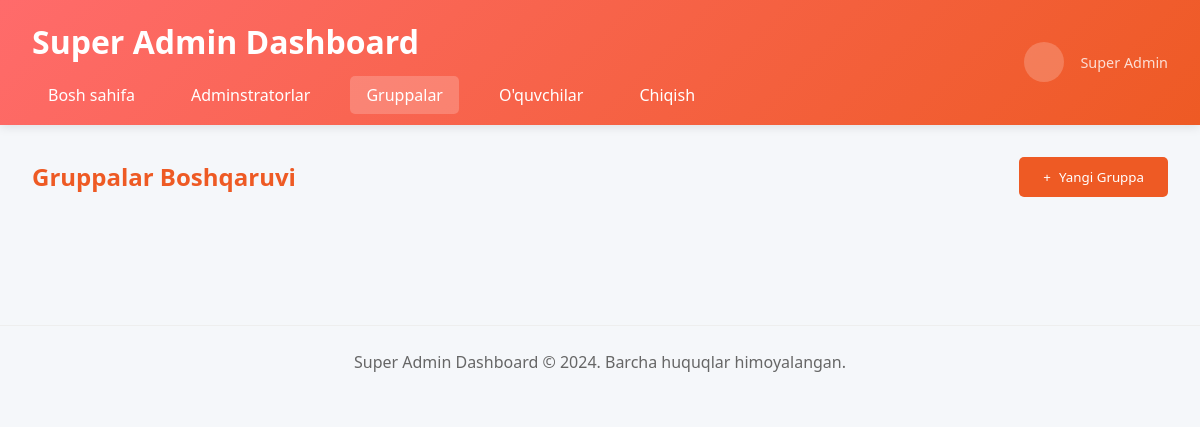
Page /super-admin/super-admin/gruppalar/ on the earlier database version.
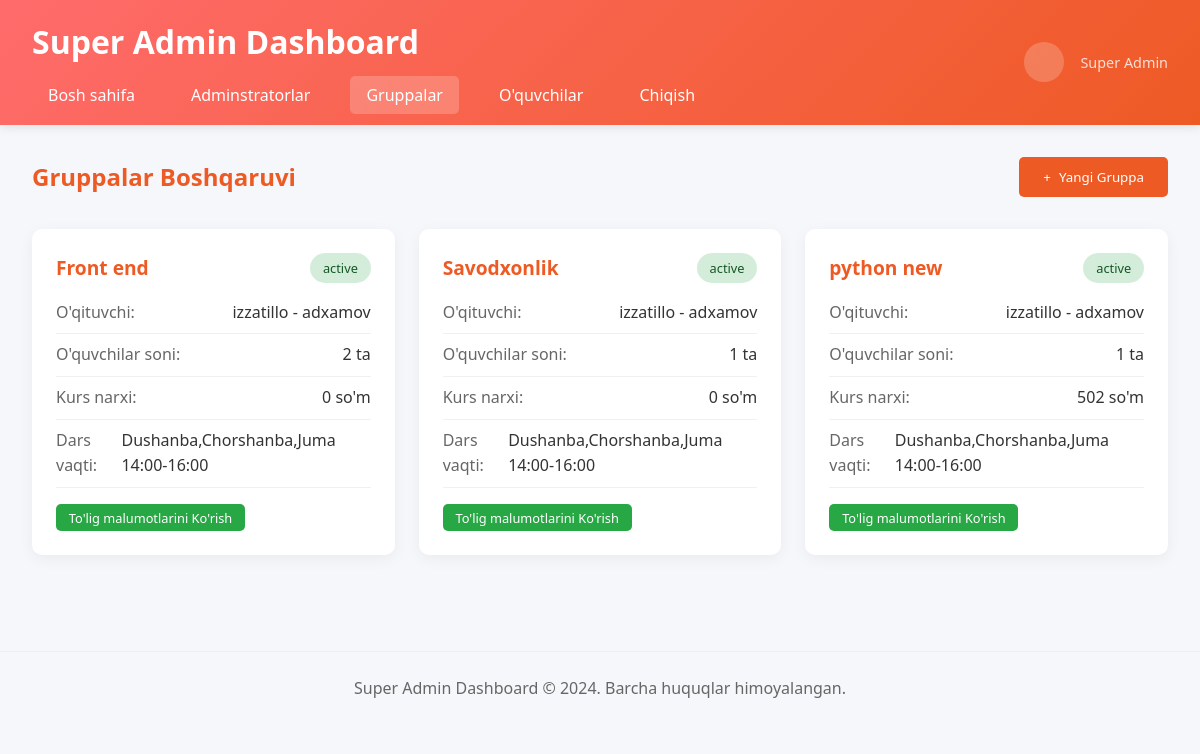
Same page on the later database version.
### groups/models.py (models this page shows)
class Groups(models.Model):
    class Status(models.TextChoices):
        ACTIVE = "active", "Faol"
        INACTIVE = "inactive", "Tugagan"
    title = models.CharField(max_length=50)
    teacher = models.ForeignKey(Teachers,on_delete=models.DO_NOTHING)
    group_price = models.IntegerField(default=0)
    status = models.CharField(
        max_length=30,
        choices=Status.choices,
        default=Status.ACTIVE,
    )
    hwo_created = models.CharField(max_length=100,default='admin')
    group_time = models.CharField(default="Dushanba,Chorshanba,Juma 14:00-16:00")
    created_at = models.DateTimeField(default=timezone.now)

### teachers/models.py (models this page shows, shortened)
class Teachers(models.Model):
    username = models.CharField(max_length=100, unique=True)
    password = models.CharField(max_length=128)  # Hash uchun kattaroq maydon
    first_name = models.CharField(max_length=100)
    last_name = models.CharField(max_length=100)
    direction = models.CharField(max_length=100)
    phone_number = models.CharField(max_length=30)
    role = models.CharField(max_length=50, default="teacher")
    created_at = models.DateTimeField(default=timezone.now)
    def __str__(self):
        return f"{self.first_name} - {self.last_name}"

### admin_users/views.py (the view, shortened to what this page needs)
# urls.py: path('super-admin/gruppalar/', views.gruppalar, name='gruppalar'),
def gruppalar(request):
    groups = Group.objects.all()
    teachers = Teachers.objects.all()
    context = {
        'groups': groups,
        'teachers': teachers
    }
    return render(request, 'super_admin/gruppalar.html', context)

### templates/super_admin/gruppalar.html (shortened to what this page needs)
{% load static %}
<!DOCTYPE html>
<html lang="uz">
<head>
</head>
<body>
    <header>
        <div class="header-content">
            <div>
                <h1>Super Admin Dashboard</h1>
                <nav>
                    <ul>
                        <li><a href="{% url 'super_admin_dashboard' %}">Bosh sahifa</a></li>
                        <li><a href="{% url 'adminstratorlar' %}">Adminstratorlar</a></li>
                        <li><a href="{% url 'gruppalar' %}" class="active">Gruppalar</a></li>
                        <li><a href="{% url 'oquvchilar' %}">O'quvchilar</a></li>
                        <li><a href="{% url 'logout' %}">Chiqish</a></li>
                    </ul>
                </nav>
            </div>
            <div class="user-info">
                <div class="user-avatar">
                </div>
                <div>
                    <div style="font-size: 0.9rem; opacity: 0.8;">Super Admin</div>
                </div>
            </div>
        </div>
    </header>
    <main>
        <div class="page-header">
            <h2 class="page-title">Gruppalar Boshqaruvi</h2>
            <button class="btn" onclick="openModal()">
                <span>+</span> Yangi Gruppa
            </button>
        </div>
        <div class="cards-grid">
            {% for group in groups %}
                <div class="group-card">
                    <div class="group-header">
                        <div class="group-name">{{group.title}}</div>
                        <span class="group-status">{{group.status}}</span>
                    </div>
                    <div class="group-info">
                        <div class="info-item">
                            <span class="info-label">O'qituvchi:</span>
                            <span>{{group.teacher}}</span>
                        </div>
                        <div class="info-item">
                            <span class="info-label">O'quvchilar soni:</span>
                            <span>{{ group.students.count }} ta</span>
                        </div>
                        <div class="info-item">
                            <span class="info-label">Kurs narxi:</span>
                            <span>{{group.group_price}} so'm</span>
                        </div>
                        <div class="info-item">
                            <span class="info-label">Dars vaqti:</span>
                            <span>{{group.group_time}}</span>
                        </div>
                    </div>
                    <div class="group-actions">
                        <a href="{% url 'group_detail' group.id %}">
                            <button class="btn btn-sm btn-view">To'lig malumotlarini Ko'rish</button>
                        </a>
                    </div>
                </div>
            {% endfor %}
        </div>
    </main>
    <footer>
        <p>Super Admin Dashboard &copy; 2024. Barcha huquqlar himoyalangan.</p>
    </footer>
</body>
</html>

Differences in the rows shown:
added Groups: title "Front end", status "active", teacher "izzatillo - adxamov", students.count "2", group_price "0", group_time "Dushanba,Chorshanba,Juma 14:00-16:00"
added Groups: title "Savodxonlik", status "active", teacher "izzatillo - adxamov", students.count "1", group_price "0", group_time "Dushanba,Chorshanba,Juma 14:00-16:00"
added Groups: title "python new", status "active", teacher "izzatillo - adxamov", students.count "1", group_price "502", group_time "Dushanba,Chorshanba,Juma 14:00-16:00"
